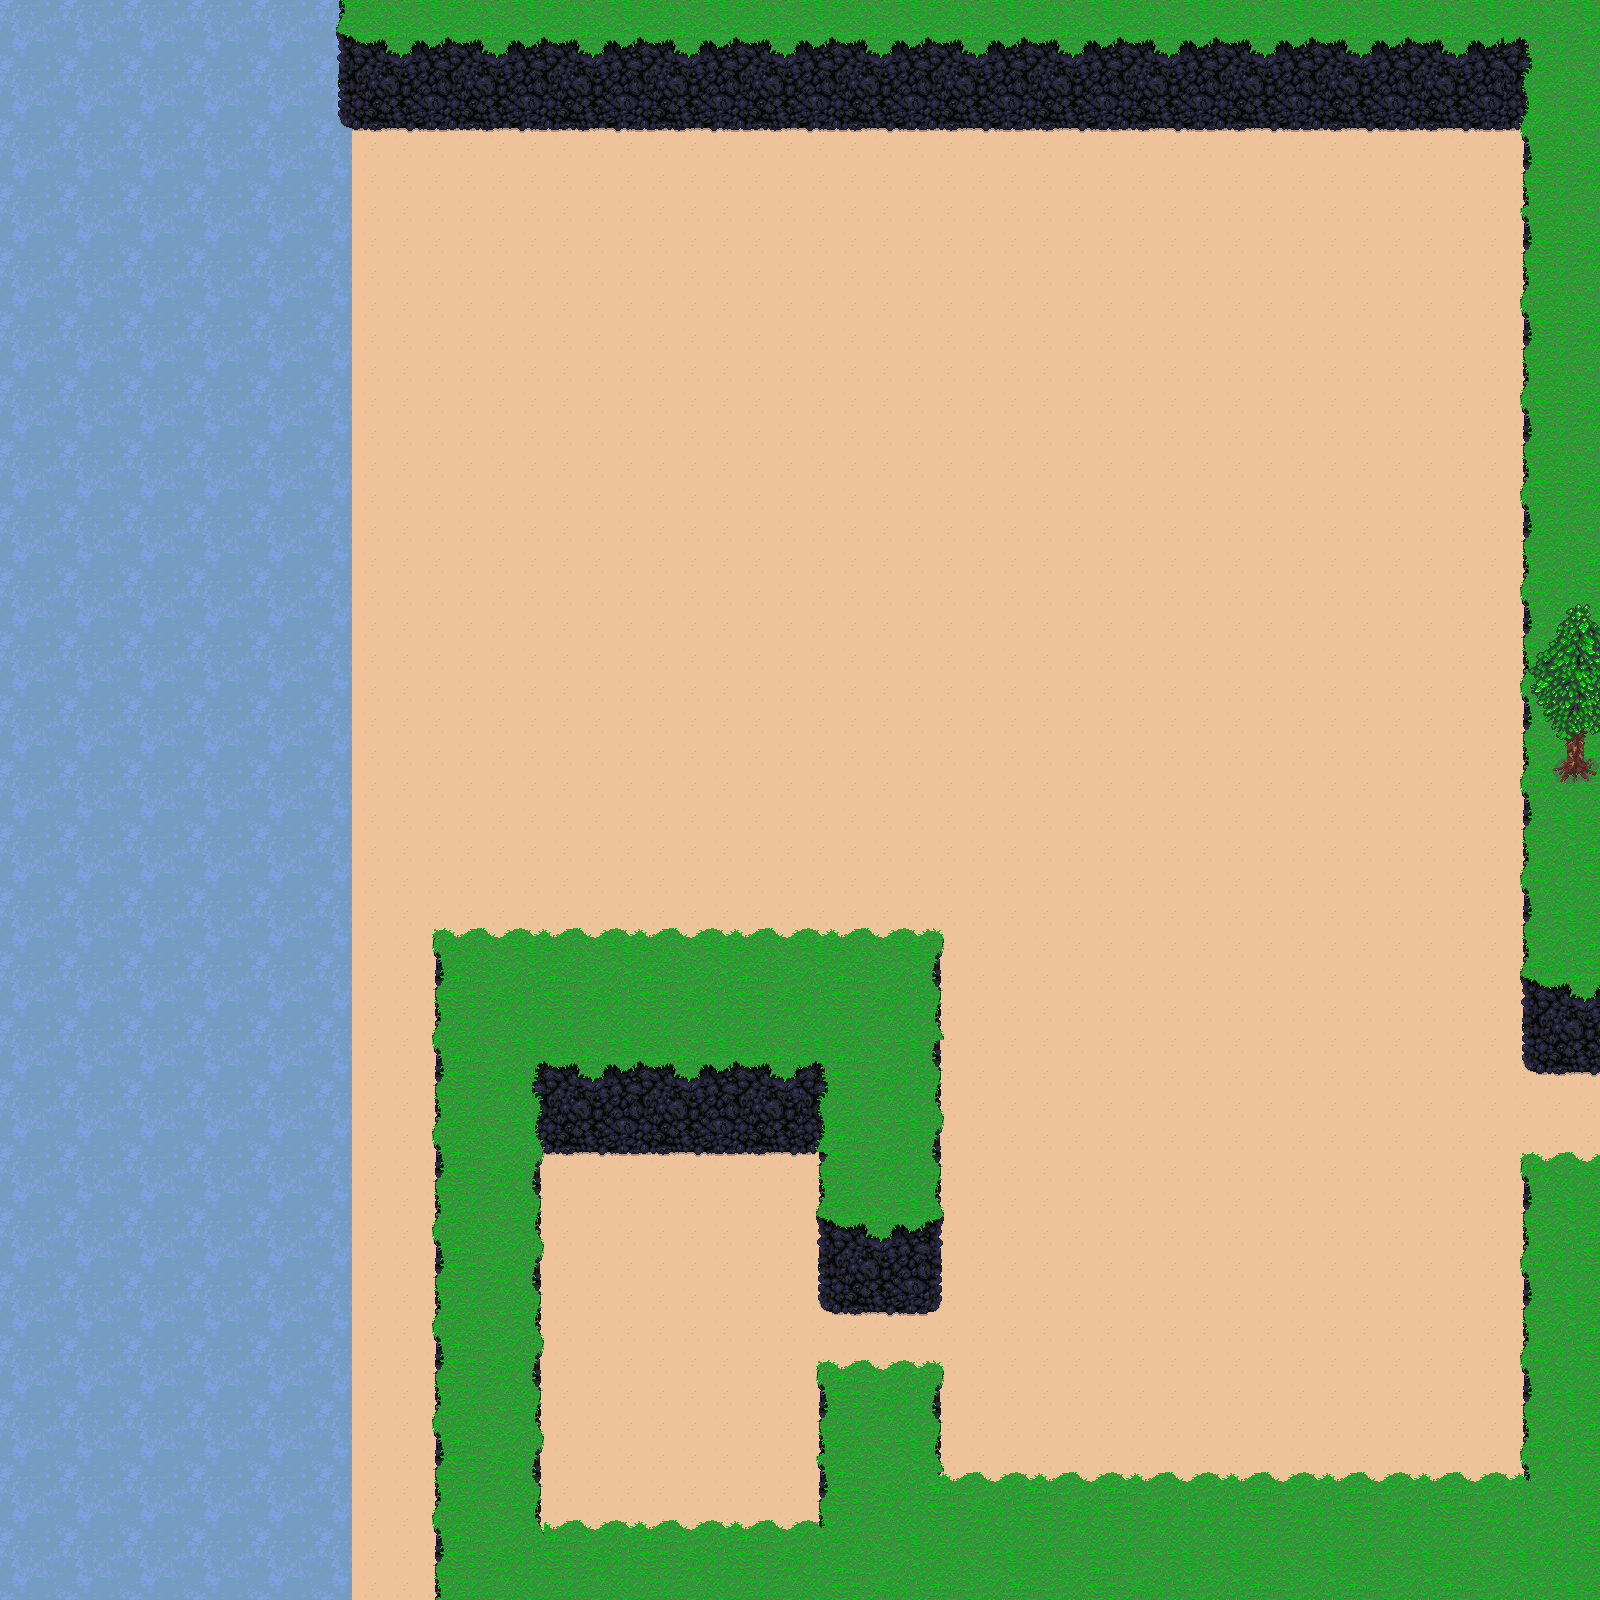

This is a level from a 2D game, rendered from its Tiled map with the project's own tilesets. A one-line summary and the map file follow, with tile-layer data summarised:
An orthogonal 100x100 tile map with 16x16 px tiles, 5 tile layers (background, buildings, midGround, foreGround, ...) and 1 object.

<map version="1.0" tiledversion="1.1.6" orientation="orthogonal" renderorder="right-down" width="100" height="100" tilewidth="16" tileheight="16" infinite="0" nextobjectid="31">
 <tileset firstgid="1" source="MasterSpriteSheet.tsx" />
 <layer name="background" width="100" height="100">
  <data>[10000 cells, 10000 non-empty, 128 distinct tile ids]</data>
 </layer>
 <objectgroup name="Portal">
  <object id="30" x="1557" y="1082" width="41" height="60">
   <properties>
    <property name="SafteyOffSetX" value="-50" />
    <property name="SafteyOffSetY" value="0" />
    <property name="standardFrom" value="7" />
    <property name="standardTo" value="2" />
   </properties>
  </object>
 </objectgroup>
 <layer name="buildings" width="100" height="100">
  <data>[10000 cells, 633 non-empty, 73 distinct tile ids]</data>
 </layer>
 <layer name="midGround" width="100" height="100">
  <data>[10000 cells, 11 non-empty, 11 distinct tile ids]</data>
 </layer>
 <layer name="foreGround" width="100" height="100">
  <data>[10000 cells, 52 non-empty, 51 distinct tile ids]</data>
 </layer>
 <layer name="placement" width="100" height="100">
  <data>[10000 cells, 0 non-empty, 0 distinct tile ids]</data>
 </layer>
</map>
